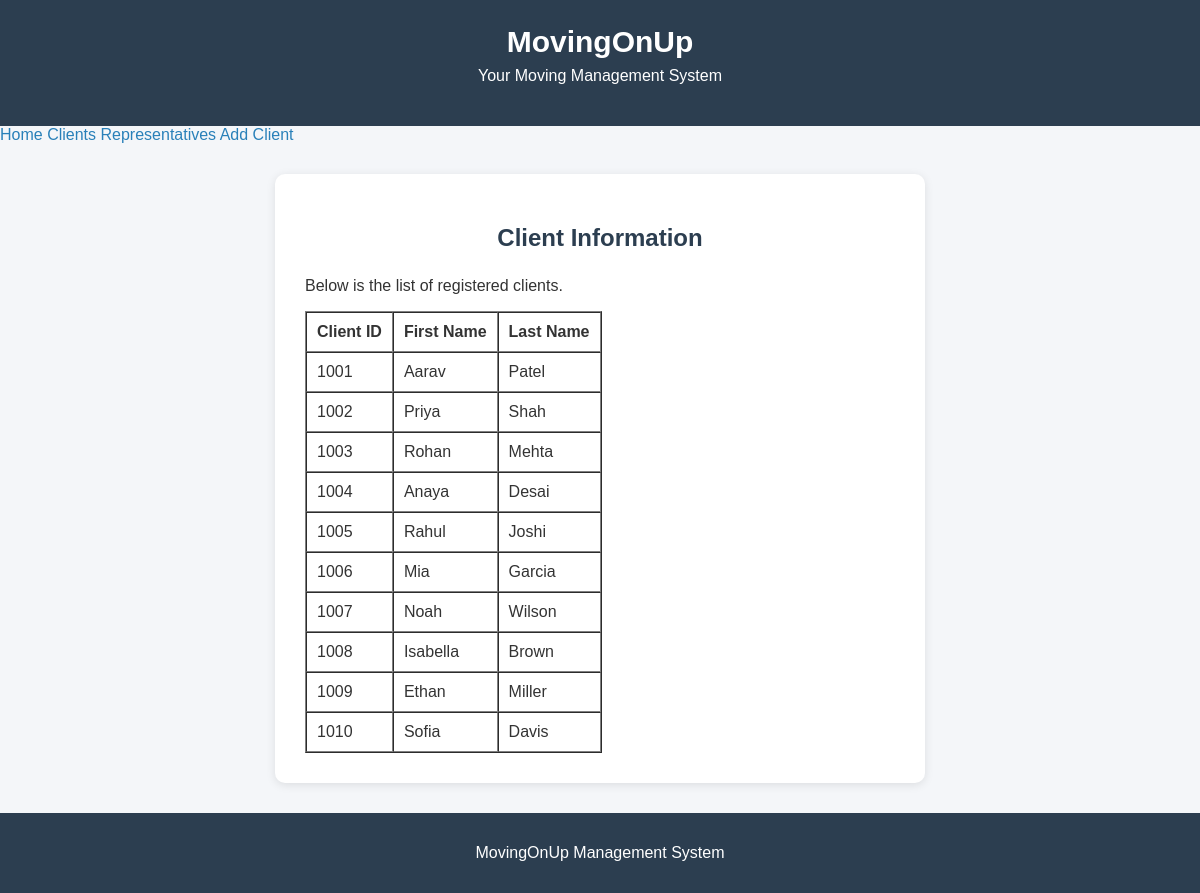
/clients.php, run on the app's committed database.
### tables this page shows
CREATE TABLE `clients` (
  `ClientID` int(11) NOT NULL,
  `FirstName` varchar(50) NOT NULL,
  `LastName` varchar(50) NOT NULL
);

### clients.php (the view, shortened to what this page needs)
<?php
include 'db_connect.php';
$sql = "SELECT ClientID, FirstName, LastName FROM clients";
$result = $conn->query($sql);
?>
<!DOCTYPE html>
<html>
<head>
    <link rel="stylesheet" href="style.css">
</head>
<body>
<header>
    <h1>MovingOnUp</h1>
    <p>Your Moving Management System</p>
</header>
<nav>
    <a href="index.php">Home</a>
    <a href="clients.php">Clients</a>
    <a href="representatives.php">Representatives</a>
    <a href="add_client.php">Add Client</a>
</nav>
<main>
    <h2>Client Information</h2>
    <p>Below is the list of registered clients.</p>
    <table border="1" cellpadding="10" cellspacing="0">
        <tr>
            <th>Client ID</th>
            <th>First Name</th>
            <th>Last Name</th>
        </tr>
        <?php
        if ($result && $result->num_rows > 0) {
            while ($row = $result->fetch_assoc()) {
                echo "<tr>";
                echo "<td>" . htmlspecialchars($row['ClientID']) . "</td>";
                echo "<td>" . htmlspecialchars($row['FirstName']) . "</td>";
                echo "<td>" . htmlspecialchars($row['LastName']) . "</td>";
                echo "</tr>";
            }
        } else {
            echo "<tr><td colspan='3'>No clients found.</td></tr>";
        }
        ?>
    </table>
</main>
<footer>
    <p>MovingOnUp Management System</p>
</footer>
</body>
</html>

### style.css (style rules this page uses)
* { box-sizing: border-box; }
body { font-family: Arial, sans-serif; background-color: #f4f6f9; margin: 0; padding: 0; color: #333; }
header { background-color: #2c3e50; color: white; text-align: center; padding: 25px; }
header h1 { margin: 0; font-size: 30px; }
header p { margin-top: 8px; font-size: 16px; }
main { width: 90%; max-width: 650px; margin: 30px auto; padding: 30px; background-color: white; border-radius: 10px; box-shadow: 0 2px 10px rgba(0, 0, 0, 0.1); }
h2 { text-align: center; color: #2c3e50; margin-bottom: 25px; }
a { color: #2980b9; text-decoration: none; }
footer { text-align: center; background-color: #2c3e50; color: white; padding: 15px; margin-top: 30px; }

### data on the page
clients: ClientID "1001", FirstName "Aarav", LastName "Patel"
clients: ClientID "1002", FirstName "Priya", LastName "Shah"
clients: ClientID "1003", FirstName "Rohan", LastName "Mehta"
clients: ClientID "1004", FirstName "Anaya", LastName "Desai"
clients: ClientID "1005", FirstName "Rahul", LastName "Joshi"
clients: ClientID "1006", FirstName "Mia", LastName "Garcia"
clients: ClientID "1007", FirstName "Noah", LastName "Wilson"
clients: ClientID "1008", FirstName "Isabella", LastName "Brown"
clients: ClientID "1009", FirstName "Ethan", LastName "Miller"
clients: ClientID "1010", FirstName "Sofia", LastName "Davis"
